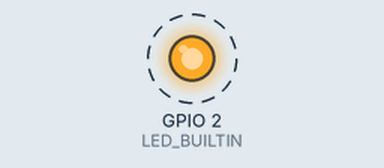
Simulated run of this sketch. Board: ESP32. Shown: output pins drawn as LEDs (lit = HIGH). Dashed ring = blinking. What the sketch prints to the serial monitor is not drawn.

Above: at 0.5 s.
Timing chart, 0 to 4.6 s (numbered marks = the images above):
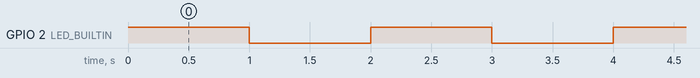

The sketch:

ArduinoESP32Tutorial.ino
```cpp
#include <HardwareSerial.h>

void setup()
{
	pinMode(LED_BUILTIN, OUTPUT);
    Serial.begin(115200);
}

int g_Iter = 0;

void loop()
{
	digitalWrite(LED_BUILTIN, HIGH);
	delay(1000);
	digitalWrite(LED_BUILTIN, LOW);
	delay(1000);

    char tmp[32];
    sprintf(tmp, "Iteration %d\r\n", g_Iter++);
    Serial.write(tmp);
}
```

Measured:
- by itself, GPIO 2 (LED_BUILTIN): alternates HIGH for 1.0 s and LOW for 1.0 s
